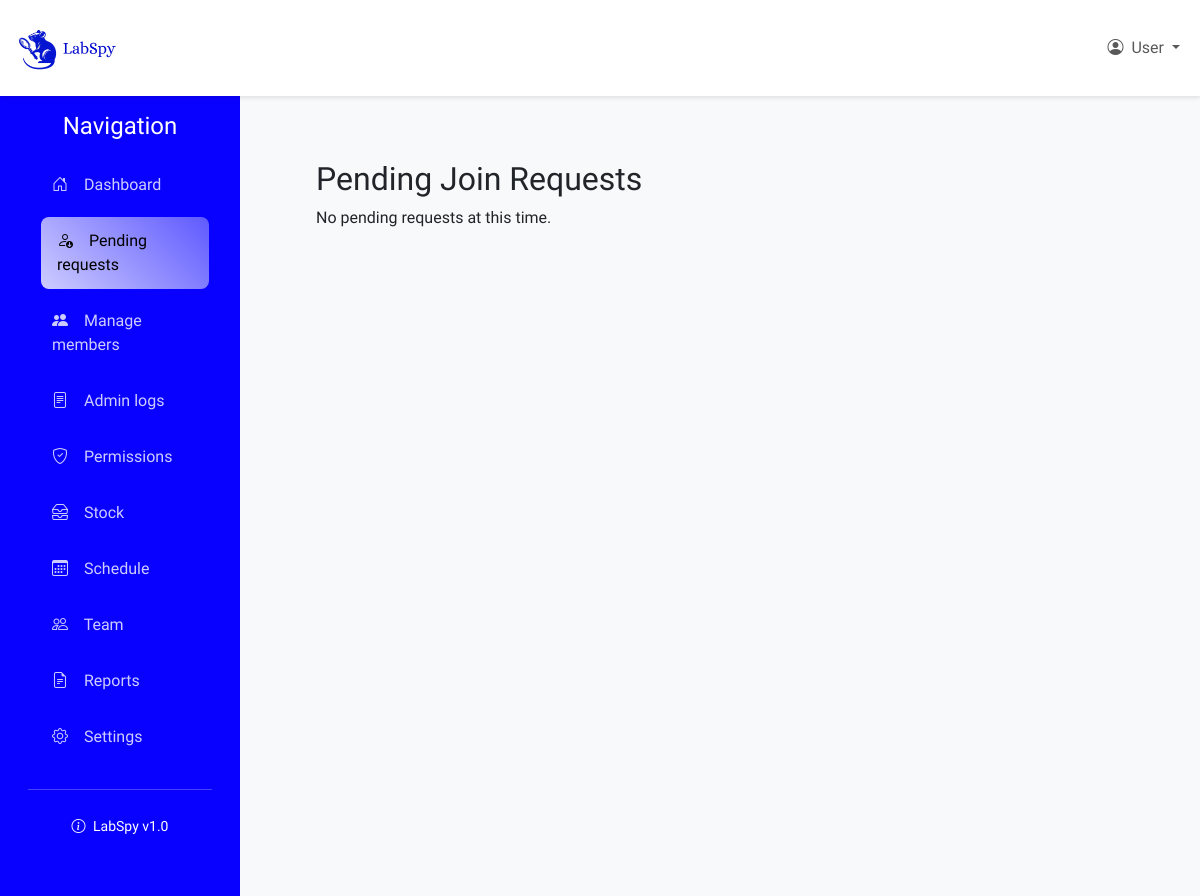
Before: /labspaces/lab/YSZIVU/pending_requests/ (signed in) with the older database file.
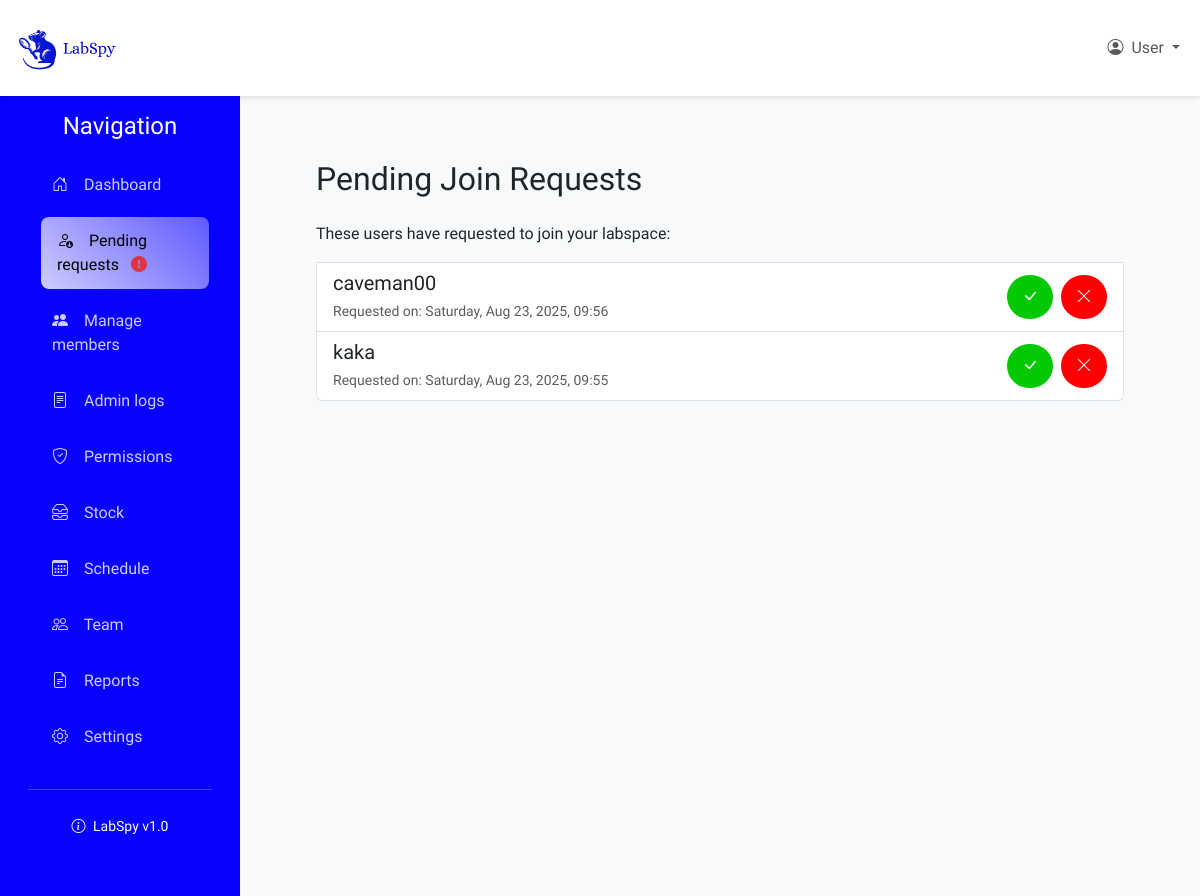
After: the same page with the newer database file.
### labspaces/models.py (models this page shows, shortened)
class LabMembership(models.Model):
    ROLE_CHOICES = [
        ('pending', 'Pending'),
        ('owner', 'Owner'),
        ('manager', 'Manager'),
        ('researcher', 'Researcher'),
        ('guest', 'Guest'),
    ]
    lab = models.ForeignKey(Lab, on_delete=models.CASCADE)
    user = models.ForeignKey(CustomUser, on_delete=models.CASCADE)
    role = models.CharField(max_length=64, choices=ROLE_CHOICES)
    created_at = models.DateTimeField(auto_now_add=True)
    class Meta:
        unique_together = ('lab', 'user')

### users/models.py (models this page shows)
class CustomUser(AbstractUser):
    phone_number = models.CharField(max_length=8, blank=True, null=True)
    date_joined = models.DateTimeField(auto_now_add=True, null=True, blank=True)

### labspaces/views.py (the view)
# urls.py: path('lab/<str:code>/pending_requests/', views.pending_requests, name='pending_requests'),
@login_required
def pending_requests(request, code):
    if not is_lab_admin(request.user, code):
        return HttpResponseForbidden("You are not authorized to view this page")
    try:
        labspace = Lab.objects.get(code=code)
        pending_requests = LabMembership.objects.filter(lab=labspace, role='pending')
        return render(request, 'labspaces/admin-pending-requests.html', {
            'pending_requests': pending_requests,
            'labspace': labspace
        })
    except Lab.DoesNotExist:
        raise Http404("Lab not found")

### labspaces/context_processors.py (called while the page is built)
def lab_admin_status(request):
    context = {'user_is_admin': False, 'current_lab': None}
    if request.user.is_authenticated:
        try:
            lab_code = get_lab_code_from_url(request)
            if lab_code != "":
                try:
                    lab = Lab.objects.get(code=lab_code)
                    is_admin = LabMembership.objects.filter(
                        lab=lab,
                        user=request.user,
                        role='owner'
                    ).exists()
                    if is_admin:
                        context['user_is_admin'] = True
                        context['current_lab'] = lab
                except Lab.DoesNotExist:
                    pass
        except Exception as e:
            pass
    return context

### labspaces/models.py (called while the page is built)
    def has_pending_requests(self):
        return LabMembership.objects.filter(lab=self, role='pending').exists()

### labspaces/util.py (called while the page is built)
def get_lab_code_from_url(request):
    lab_code = ""
    if request.user.is_authenticated:
        resolved = resolve(request.path)
        if 'code' in resolved.kwargs:
            lab_code = resolved.kwargs['code']
    return lab_code

### labspaces/templates/labspaces/admin-pending-requests.html (shortened to what this page needs)
{% extends 'labspaces/lab_layout.html' %}
{% block content %}
    <div class="content-wrapper">
        <h2>Pending Join Requests</h2>
        {% if pending_requests %}
            <div class="list-group mt-4">
                <p>These users have requested to join your labspace:</p>
                {% for request in pending_requests %}
                    <div class="list-group-item">
                        <div class="d-flex justify-content-between align-items-center">
                            <div>
                                <h5 class="mb-1">{{ request.user.username }}</h5>
                                <small class="text-muted">Requested on: {{ request.created_at|date:"l, M d, Y, H:i" }}</small>
                            </div>
                            <div class="d-inline-flex gap-2">
                                <form action="{% url 'labspaces:accept_request' code=labspace.code %}" method="post">
                                    <button type="submit" class="btn-1 accept-btn"><i class="bi bi-check-lg"></i></button>
                                </form>
                                <form action="{% url 'labspaces:reject_request' code=labspace.code %}" method="post">
                                    <button type="submit" class="btn-1 reject-btn"><i class="bi bi-x-lg"></i></button>
                                </form>
                            </div>
                        </div>
                    </div>
                {% endfor %}
            </div>
        {% else %}
            <p>No pending requests at this time.</p>
        {% endif %}
    </div>
{% endblock %}

Changed rows visible on the page:
added LabMembership: user.username "caveman00", created_at "Saturday, Aug 23, 2025, 09:56"
added LabMembership: user.username "kaka", created_at "Saturday, Aug 23, 2025, 09:55"
Other visible differences:
text no longer shown: "No pending requests at this time."
text now shown: "These users have requested to join your labspace:"
